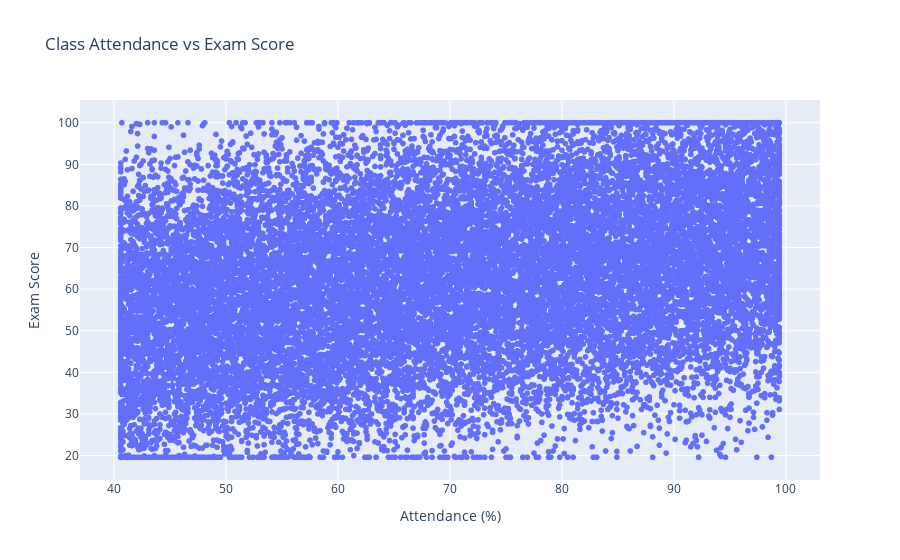

The notebook cell this image was saved under:
### Code cell
fig = px.scatter(
    df,
    x="class_attendance",
    y="exam_score",
    title="Class Attendance vs Exam Score",
    labels={
        "class_attendance": "Attendance (%)",
        "exam_score": "Exam Score"
    }
)

fig.show()

### Figure 1 — Plotly figure (JSON) as saved in the notebook; plotly's stock layout.template omitted (floating-point values rounded to 4 significant figures; data arrays with more than 128 entries replaced by an {"elided": "..."} marker saying what was removed)
{"data": [{"hovertemplate": "Attendance (%)=%{x}<br>Exam Score=%{y}<extra></extra>", "legendgroup": "", "marker": {"color": "#636efa", "symbol": "circle"}, "mode": "markers", "name": "", "showlegend": false, "type": "scattergl", "x": {"elided": "20000 float values"}, "xaxis": "x", "y": {"elided": "20000 float values"}, "yaxis": "y"}], "layout": {"legend": {"tracegroupgap": 0}, "title": {"text": "Class Attendance vs Exam Score"}, "xaxis": {"anchor": "y", "domain": [0, 1], "title": {"text": "Attendance (%)"}}, "yaxis": {"anchor": "x", "domain": [0, 1], "title": {"text": "Exam Score"}}}}
